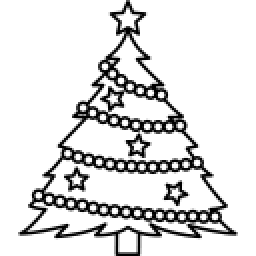
%> input picture Code/image.png, 128 x 128 px, given in place of image.jpg, which was not available (shown 2 times larger)
$ octave ProjetSST_Image.m   (GNU Octave 9; MATLAB toolbox functions it lacks are replaced by stand-ins)
%> lines starting %> are read from the running program, lines starting %| are printed output that depends on the picture; in (x1, y1, x2, y2) boxes, pixels count from 0 and x2, y2 are one past the last pixel; in counts of white or black regions, pixels touching at a corner belong together; the program's own positions count from 1; pictures that were not available may be replaced by others from this repository, and a replacement may not be noted
### Code/welch.m
function [psd,f] = welch(x,t,L,D)
% INPUTS :
% - x : input signal
% - t : time
% - L : segment size
% - D : delay between segments
% OUTPUTS :
% - psd : power spectral density
% - f : frequency
% Gather segments in a matrix
N = floor((length(x)-L)/D + 1) ;
Xt = [] ;
for nn = 1 :N,
Xt = [Xt , x((nn-1)*D+1 :(nn-1)*D+L).'] ;
end ;
% Multiply with window and compute FFT
W = 1 - ([0 :L-1]-(L-1)/2).^2 * 4/(L+1)^2 ;
Wt = repmat(W',1,N) ;
Yf = fftshift(fft(Xt.*Wt,L,1),1) ;
% Compute PSD
psd = sum(abs(Yf).^2,2)'/N ;
psd = psd/max(psd) ;
f = [-L/2 :L/2-1]/L * 1/(t(2)-t(1)) ;
end

### Code/ProjetSST_Image.m
clear;
clc;
close all;


%-----Generation d'une liste de -1 et 1 de longueur N-----%

image_tx = 'image.jpg' ; % file.jpg
image_tx_int = rgb2gray(uint8(imread(image_tx,'jpeg'))) ; % gray, 8 bits/pixel
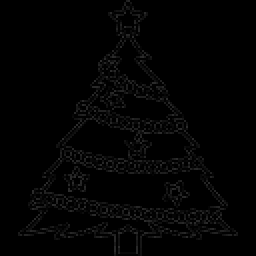
%> image_tx_int: size 128x128 uint8 (shown 2 times larger); min 0, max 44, mean 3.2
image_tx_bin = (image_tx_int>130) ; % black and white, 1 bit/pixel
%> image_tx_bin: size 128x128 logical; every value is 0
[nbl,nbc] = size(image_tx_bin) ;
%> nbl = 128; nbc = 128
bits = reshape(image_tx_bin,1,nbl*nbc) ;
%> bits = 16384 logical values, 0 true
bits_msg = bits*2-1;


%------Parametres------%
N=length(bits_msg);
%> N = 16384
F=500;     % Frequence symbole
T=1/F;     % Periode symbole
Ttot=N/F;  % Periode totale
%> Ttot = 32.77
Fc=6000;   % Frequence porteuse
Fs=20000;  % Frequence d'echantillonnage
OSF = Fs*T;% Oversampling factor
ts=1/Fs;   % Periode d'echantillonnage
kf=500;    % Selectivite frequentielle
noiseratio = 10;   %Rapport Eb/N0 en dB

%-----Creation du message avec oversampling-----%
       %On a Nb echantillons par bits

m = zeros(1,OSF*N);
for i=1:N
    for t=1:OSF
        m(OSF*(i-1)+t)=bits_msg(i);
    end
end

%-----Generation de l'enveloppe complexe-----%

es = exp(1j*2*pi*kf*[0 cumsum(m(1:end-1))]/Fs);
        % NB : on divise par Fs a cause de l'integrale

%-----Signal Radio Frequence-----%

t=0:ts:Ttot-ts;
s = real(es).*cos(2*pi*Fc*t)+imag(es).*sin(2*pi*Fc*t);

%-----Densite spectrale des signaux avec Welch-----%

[psdm,f] = welch(m,t,1024,500);
%> in welch, `N = floor((length(x)-L)/D + 1) ;`: N = 1309
%> in welch, `Wt = repmat(W',1,N) ;`:
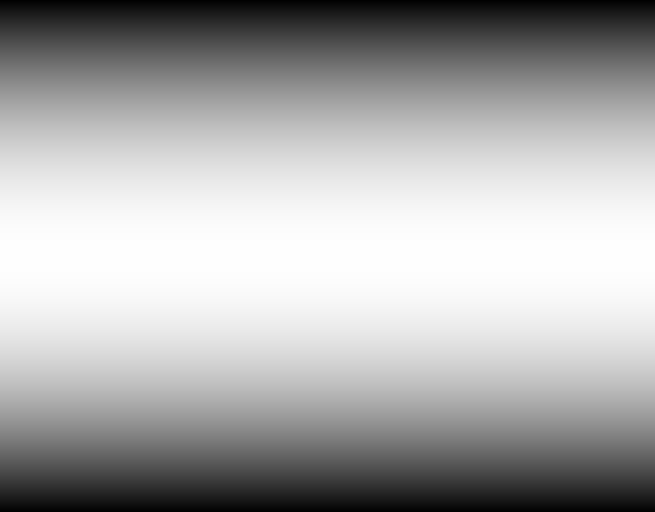
%> Wt: size 1024x1309 double (shown at 1/2 size); min 0.0039, max 1, mean 0.667
%> in welch, `psd = sum(abs(Yf).^2,2)'/N ;`: psd = 1024 values, max 466943.6 at index 513, min 0 at index 1, mean 546.7
%> in welch, `psd = psd/max(psd) ;`: psd = 1024 values, max 1 at index 513, min 0 at index 1, mean 0.00117
%> psdm has the same summary as psd in welch; f = 1024 values from -10000 to 9980.5
[psds,f] = welch(s,t,1024,500);
%> psds = 1024 values, max 1 at index 180, min 3.51e-13 at index 513, mean 0.00254
[psdes,f] = welch(es,t,1024,500);
%> psdes = 1024 values, max 1 at index 487, min 1.46e-18 at index 386, mean 0.00162

figure("Name","PSD Emetteur")
plot(f,10*log10(psdm),"b")
hold on
plot(f,10*log10(psdes),"r")
hold on
plot(f,10*log10(psds),'Color','#EDB120')
legend("m(t)","es(t)","s(t)")
xlabel("f[Hz]")
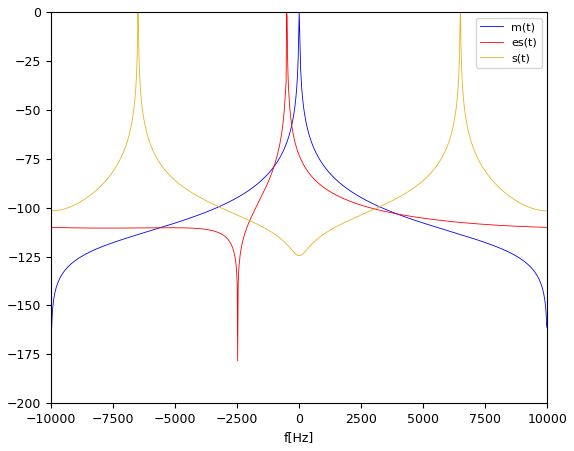
%> figure redrawn from the program's plot data; curve peaks at x = 0, y = 0; curve peaks at x = -507.8, y = 0; curve peaks at x = -6503.9, y = 0
hold off

%----Ajout du bruit blanc additif gaussien----%

   %On evalue la puissance Ps du signal sans bruit s(t)

Ps_in = sum(s.^2)/(N*OSF);
%> Ps_in = 0.5
   %NB : en bande de base il faut diviser par 2

   %On evalue Eb (energie du bit) a partir du signal sans bruit s(t)

 Eb = Ps_in*T;
%> Eb = 0.001

   %Le rapport Eb/N0 = 10dB

N0=Eb/(10^(noiseratio/10));
%> N0 = 0.0001

   %La puissance du bruit Gaussien est Pn=N0*Fs/2

Pn_in = N0*Fs/2;
%> Pn_in = 1

   %Generation du bruit

n=sqrt(Pn_in)*randn(1,OSF*N);

r = s+n;


%-----Calcul de la bande-passante (Carlson)-----%
    % Amplitude = 1 => Deltaf = kf*1
    % BT = 2*Deltaf+2*Fm

BT = 2*kf + 2*F;

%----Filtre PB-----%
    % La bande-passante BT valant 2000, la frequence de coupure filtre PB
    % doit donc etre 1000 (on choisit un peu plus en pratique, 1100)

Fcutoff = 1100;
order = 64;
PB = fir1(order,Fcutoff/(Fs/2),'low');     % On a besoin de la frequence normalisee
                                           % mais on prend Nyquist en
                                           % compte

%===== SIGNAL BRUITE ====%
%----Convolution du filtre----%

r1 = r.*cos(2*pi*Fc*t);
r2 = r.*sin(2*pi*Fc*t);
er1=conv(PB,r1);
er2=conv(PB,r2);
    % NB : produit de convolution discret => le nombre de samples vaut N +
    % ordre du filtre
er1cut= er1(order/2+1:OSF*N+order/2);
er2cut= er2(order/2+1:OSF*N+order/2);
ern=2*(er1cut+er2cut*j);
    % Faire les calculs avec les sinus pour demontrer le fait qu'il faille
    % multiplier par 2
[psder,f] = welch(ern,t,1024,500);
%> psder = 1024 values, max 1 at index 487, min 5.05e-11 at index 9, mean 0.00223
    % On peut voir que l'enveloppe er(t) ressemble bien a l'enveloppe es(t)
figure('Name',"PSD Recepteur")

plot(f,10*log10(psder))
        % On a un parasite au milieu du spectre qui est du à du repliement
        % spectral. On peut y remédier en mettant un filtre passe-bande
        % plutot qu'un filtre passe-bas ou en augmentant la fréquence
        % d'échantillonnage. Mais ici c'est juste pour l'exemple.
        % Ce repliement spectral est situé en 2*Fc=12000 (symétrie en 10000
        % ce qui donne 8000);
 legend("er(t)")
 xlabel("f[Hz]")
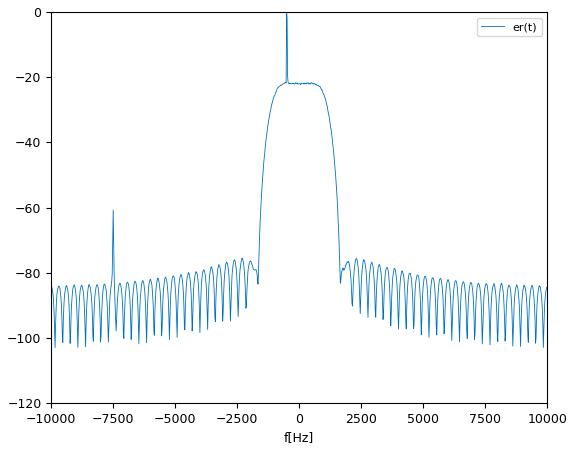
%> figure redrawn from the program's plot data; curve peaks at x = -507.8, y = 0

%---- Demodulation FM ----%

Ac = 1; % Amplitude du signal R*(t) en bande de base

a=1/(Ac*4*pi*kf);

    % Pour faire la derivee on fait la variation avec :
s1=a*([(ern(2:end)-ern(1:end-1)) 0]*Fs+j*pi*BT*ern(1:end));
s2=-a*([(ern(2:end)-ern(1:end-1)) 0]*Fs-j*pi*BT*ern(1:end));

mrn = abs(s1)-abs(s2);    %message receive noise

figure("Name","Comparaison signal envoyé/démodulé")
plot(t,mrn)
hold on
plot(t,m,'r')
hold off
legend("mrn(t)","m(t)")
xlabel("t[s]")
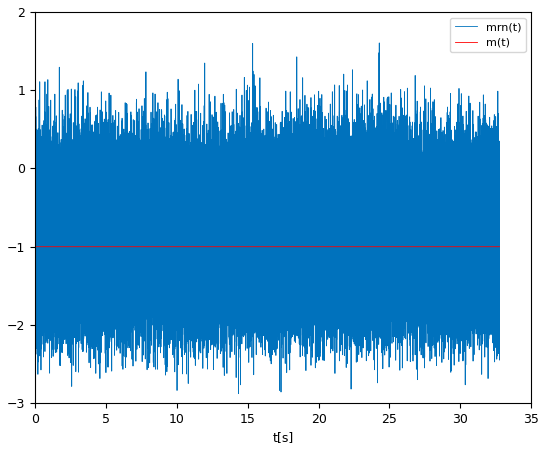
%> figure redrawn from the program's plot data; curve peaks at x = 24.28, y = 1.6

%===== SIGNAL SANS BRUIT ====%
%----Convolution du filtre----%

r1 = s.*cos(2*pi*Fc*t);
r2 = s.*sin(2*pi*Fc*t);
er1=conv(PB,r1);
er2=conv(PB,r2);
er1cut= er1(order/2+1:OSF*N+order/2);
er2cut= er2(order/2+1:OSF*N+order/2);
er=2*(er1cut+er2cut*j);

%---- Demodulation FM ----%

s1=a*([er(2:end)-er(1:end-1) 0]*Fs+j*pi*BT*er(1:end));
s2=-a*([er(2:end)-er(1:end-1) 0]*Fs-j*pi*BT*er(1:end));

mr = abs(s1)-abs(s2);  %message receive without noise

%===== Calcul du SNR =====%

SNRin = 10*log10(Ps_in/(N0*BT));
%> SNRin = 3.98

pure_noise = mrn-mr;    %bruit pure
Ps_out = sum(mrn.^2)/(N*OSF);
%> Ps_out = 0.894
Pn_out = sum(pure_noise.^2)/(N*OSF);
%> Pn_out = 0.29

SNRout = 10*log10(Ps_out /Pn_out);
%> SNRout = 4.89

    % Facteur de mérite
FoM = SNRout-SNRin
%> FoM = 0.906

    %Pour ameliorer le facteur de merite il faut filtrer le signal de
    %facon a enlever les parasites qui apparaissent dans la PSD du
    %signal recu

    %NB : il faut faire un plot Fom en fonction de Eb/N0 et pour chaque
    %point il faut faire une moyenne sur 100 FoM afin d'avoir la courbe la
    %plus précise

%==== Interpretation du message ====%
mf1=zeros(1,N);

for i = 1:N
    mf_sum=0;
    for j=1:OSF
        mf_sum=mf_sum+mrn(OSF*(i-1)+j);
    end
    if (mf_sum/OSF) >= 0
        mf1(i) = 1;
    else
        mf1(i) = 0;
    end
end

figure("Name","Interprétation du message reçu (FM)")
plot((1:N),bits,'r.')
hold on
plot((1:N),mf1,"Color",'#4DBEEE')
hold off
ylim([-0.5 1.5])
legend("bits","mf1")
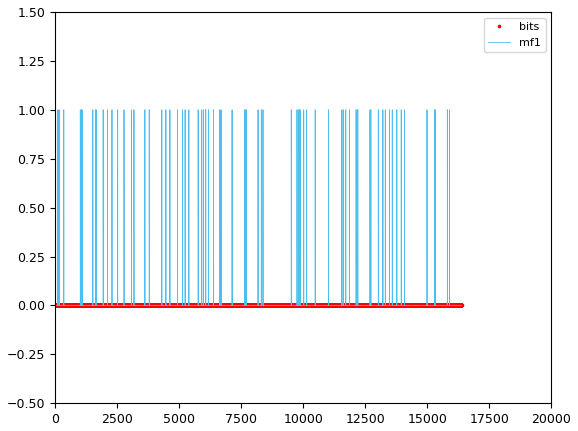
%> figure redrawn from the program's plot data; curve peaks at x = 108, y = 1

%==== Demodulation FSK ====%
s0 = exp(-1j*2*pi*kf*t);
s1 = exp(1j*2*pi*kf*t);

es0 = ern.*conj(s0);
es1 = ern.*conj(s1);

%Correlation
mf2 = zeros(1, N);
for k = 1 : N
        sum_0 = abs(sum(es0(((k-1)*OSF)+1:OSF*k)));
        sum_1 = abs(sum(es1(((k-1)*OSF)+1:OSF*k)));
        if sum_0 < sum_1
            mf2(k) = 1;
        end
end
%> this loop made 16384 passes
%> (sum_0, sum_1) on passes 1 to 3: (42.13, 6.57), (32.66, 7), (40.75, 18.74)

figure("Name","Interprétation du message reçu (FSK)")
plot((1:N),bits,'r.')
hold on
plot((1:N),mf2,"Color",'#4DBEEE')
hold off
ylim([-0.5 1.5])
legend("bits","mf2")
%> figure, not shown here; curve peaks at x = 160, y = 1


figure;
subplot(2,1,1);
image_tx = image_tx_bin*255;
%> image_tx: size 128x128 double; every value is 0
colormap gray ; image(image_tx) ; % plot result
subplot(2,1,2);
image_rx_bin = reshape(mf2,nbl,nbc) ; % nbl : number of lines, nbc : number of columns
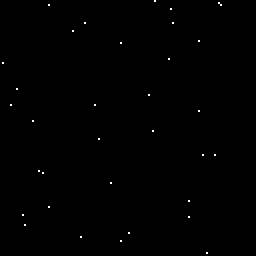
%> image_rx_bin: size 128x128 double (shown 2 times larger); values 0 (black) and 1 (white), 0.21% white in thin lines or dots, all inside (x1, y1, x2, y2) = (1, 0, 111, 127)
image_rx = image_rx_bin*255 ; % white : 255, black : 0
colormap gray ; image(image_rx) ; % plot result
